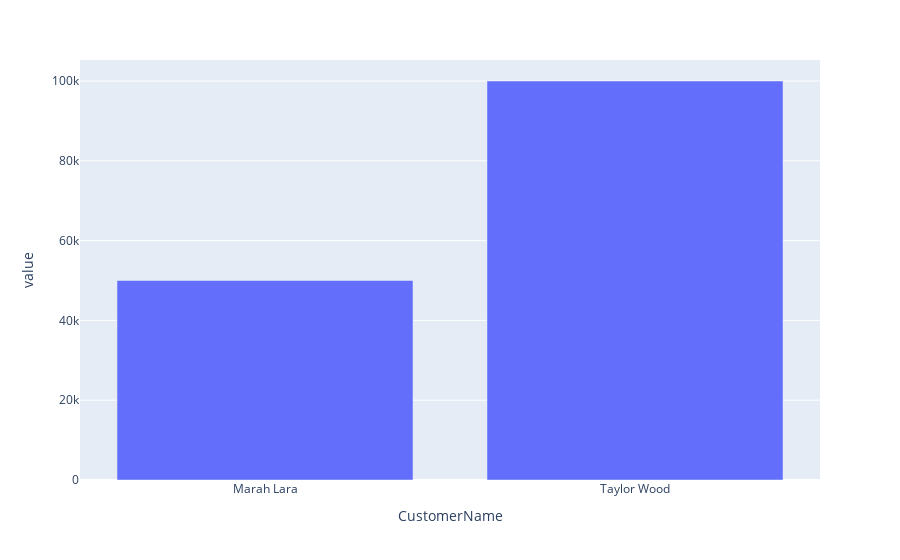

The cell this chart's notebook holds for it:
### Markdown cell above
## Data Visualization

### Code cell
# Using plotly to plot value of orders against customers
fig = px.bar(order_details, x='CustomerName', y='value')
fig.show()

### Figure 1 — Plotly figure (JSON) as saved in the notebook; plotly's stock layout.template omitted (floating-point values rounded to 4 significant figures)
{"data": [{"alignmentgroup": "True", "hovertemplate": "CustomerName=%{x}<br>value=%{y}<extra></extra>", "legendgroup": "", "marker": {"color": "#636efa", "pattern": {"shape": ""}}, "name": "", "offsetgroup": "", "orientation": "v", "showlegend": false, "textposition": "auto", "type": "bar", "x": ["Marah Lara", "Taylor Wood"], "xaxis": "x", "y": [50000, 100000], "yaxis": "y"}], "layout": {"barmode": "relative", "legend": {"tracegroupgap": 0}, "margin": {"t": 60}, "xaxis": {"anchor": "y", "domain": [0, 1], "title": {"text": "CustomerName"}}, "yaxis": {"anchor": "x", "domain": [0, 1], "title": {"text": "value"}}}}
